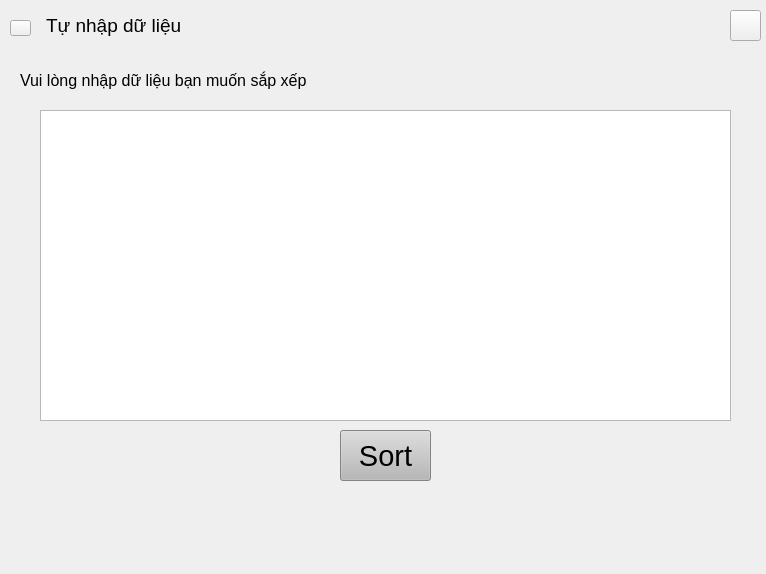
<?xml version="1.0" encoding="UTF-8"?>
<ui version="4.0">
 <class>writeData</class>
 <widget class="QWidget" name="writeData">
  <property name="geometry">
   <rect>
    <x>0</x>
    <y>0</y>
    <width>766</width>
    <height>574</height>
   </rect>
  </property>
  <property name="windowTitle">
   <string>Form</string>
  </property>
  <widget class="QPushButton" name="btn_goBack_writeNumber">
   <property name="geometry">
    <rect>
     <x>10</x>
     <y>20</y>
     <width>21</width>
     <height>16</height>
    </rect>
   </property>
   <property name="cursor">
    <cursorShape>PointingHandCursor</cursorShape>
   </property>
   <property name="styleSheet">
    <string notr="true">border-image: url(:/image/image/back.png);</string>
   </property>
   <property name="text">
    <string/>
   </property>
  </widget>
  <widget class="QPlainTextEdit" name="txtToWrite">
   <property name="geometry">
    <rect>
     <x>40</x>
     <y>110</y>
     <width>691</width>
     <height>311</height>
    </rect>
   </property>
   <property name="font">
    <font>
     <pointsize>10</pointsize>
    </font>
   </property>
  </widget>
  <widget class="QPushButton" name="btn_start_sort">
   <property name="geometry">
    <rect>
     <x>340</x>
     <y>430</y>
     <width>91</width>
     <height>51</height>
    </rect>
   </property>
   <property name="font">
    <font>
     <pointsize>22</pointsize>
    </font>
   </property>
   <property name="cursor">
    <cursorShape>PointingHandCursor</cursorShape>
   </property>
   <property name="styleSheet">
    <string notr="true">background-color: rgb(184, 184, 184);</string>
   </property>
   <property name="text">
    <string>Sort</string>
   </property>
  </widget>
  <widget class="QLabel" name="lblNameOfSort">
   <property name="geometry">
    <rect>
     <x>46</x>
     <y>9</y>
     <width>301</width>
     <height>32</height>
    </rect>
   </property>
   <property name="font">
    <font>
     <pointsize>14</pointsize>
    </font>
   </property>
   <property name="text">
    <string>Tự nhập dữ liệu</string>
   </property>
   <property name="alignment">
    <set>Qt::AlignmentFlag::AlignLeading|Qt::AlignmentFlag::AlignLeft|Qt::AlignmentFlag::AlignVCenter</set>
   </property>
  </widget>
  <widget class="QPushButton" name="btn_goHome">
   <property name="enabled">
    <bool>true</bool>
   </property>
   <property name="geometry">
    <rect>
     <x>730</x>
     <y>10</y>
     <width>31</width>
     <height>31</height>
    </rect>
   </property>
   <property name="cursor">
    <cursorShape>PointingHandCursor</cursorShape>
   </property>
   <property name="autoFillBackground">
    <bool>false</bool>
   </property>
   <property name="styleSheet">
    <string notr="true">border-image: url(:/image/image/home_icon.png);</string>
   </property>
   <property name="text">
    <string/>
   </property>
  </widget>
  <widget class="QLabel" name="label">
   <property name="geometry">
    <rect>
     <x>20</x>
     <y>65</y>
     <width>341</width>
     <height>31</height>
    </rect>
   </property>
   <property name="font">
    <font>
     <pointsize>12</pointsize>
    </font>
   </property>
   <property name="text">
    <string>Vui lòng nhập dữ liệu bạn muốn sắp xếp</string>
   </property>
  </widget>
  <widget class="QLabel" name="lbl_ready">
   <property name="geometry">
    <rect>
     <x>290</x>
     <y>490</y>
     <width>201</width>
     <height>51</height>
    </rect>
   </property>
   <property name="font">
    <font>
     <pointsize>12</pointsize>
    </font>
   </property>
   <property name="text">
    <string/>
   </property>
   <property name="alignment">
    <set>Qt::AlignmentFlag::AlignCenter</set>
   </property>
  </widget>
 </widget>
 <resources/>
 <connections/>
</ui>
